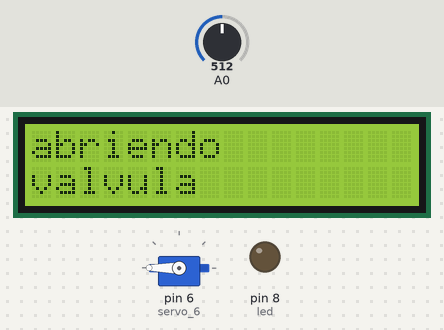
A sketch run on a simulated Arduino Uno, built with avr-gcc and run on an emulated ATmega328P. On the bench: 16×2 character LCD, servo, output pins drawn as LEDs (lit = HIGH). The inputs (shaded band) are chosen by the test bench; at power-on: A0 = 512.

Above: at 1.2 s.
1.3 s: A0 set to 205
3.1 s: A0 set to 174
At 6.4 s:
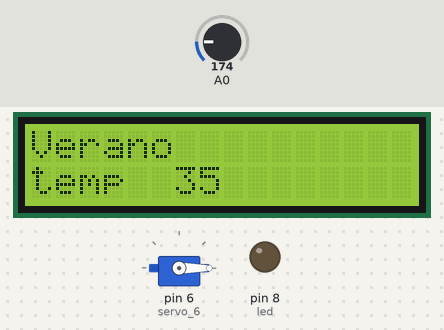
7.2 s: A0 set to 190
At 8.2 s:
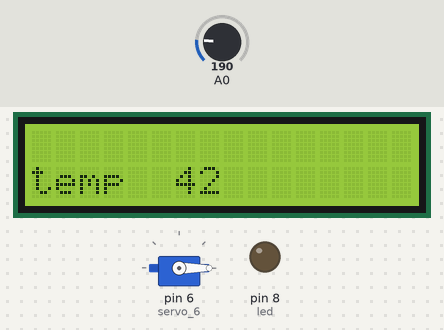
9.4 s: A0 set to 122
At 11.1 s:
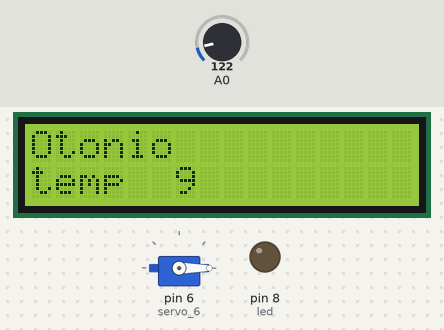
11.4 s: A0 set to 111
At 13.1 s:
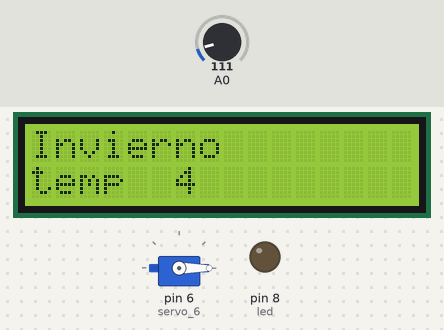
Timing chart, 0 to 14.4 s (numbered marks = the images above; inputs shaded):
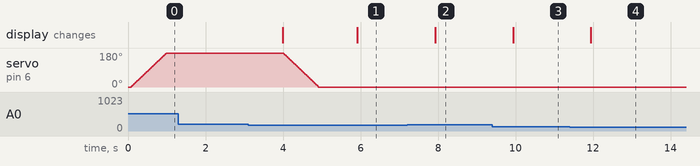

The sketch:

sistema_de_incendio_examen_spd_thiago_fernandez_lado1.ino
```cpp
// C++ code
//
#include <LiquidCrystal.h>
#include <IRremote.h>
#include <Servo.h>


#define led 8
#define led_servo_mov 13
#define sensorIR 9

#define Tecla_1 0xEF10BF00

int temperatura = 0;
int pos = 0;
int rojo = 0;
int verde = 0;
int azul = 0;

LiquidCrystal lcd_1(12, 11, 5, 4, 3, 2);
Servo servo_6;

void setup()
{
  	lcd_1.begin(16, 2);
  	lcd_1.print("Primavera");
    lcd_1.setCursor(0, 1);
  	lcd_1.print("temp");
	pinMode(led, OUTPUT);

    Serial.begin(9600);
    IrReceiver.begin(sensorIR, DISABLE_LED_FEEDBACK);
	servo_6.attach(6, 500, 2500);
  	servo_6.write(pos);
}

void loop(){
    temperatura = analogRead(A0);
    temperatura = map(temperatura,20,358,-40,125);
  	if(temperatura < 43 && digitalRead(led) == LOW){
    	determinar_estacion();
	}
  	control_hacer();
  	incendio();

  	delay(1000);

}
void determinar_estacion(){
  	lcd_1.clear();
    if  (temperatura < 7){
        lcd_1.print("Invierno");
    }else if (temperatura < 15){
      	lcd_1.print("Otonio");
    }else if (temperatura < 26){
       	lcd_1.print("Primavera");
    }else if (temperatura < 42){
        lcd_1.print("Verano");
    }else incendio();
  	lcd_1.setCursor(0, 1);
  	lcd_1.print("temp  ");
    lcd_1.print(temperatura);


}

void control_hacer(){
	if (IrReceiver.decode()){
      	if (IrReceiver.decodedIRData.decodedRawData == Tecla_1 && digitalRead(led) == HIGH){
			digitalWrite(led, LOW);
      	}else if (IrReceiver.decodedIRData.decodedRawData == Tecla_1){
			digitalWrite(led, HIGH);
      	}
		IrReceiver.resume();
	}
}

void incendio(){
    if( (temperatura <= 42 && digitalRead(led) == LOW) && pos > 0 ){
        mensaje_cerrando();
        cerrar_valvula();
    }else if(( temperatura >= 42 || digitalRead(led) == HIGH) && pos == 0 ){
        mensaje_abriendo();
        abrir_valvula();
    }
}


void abrir_valvula(){
  digitalWrite(led_servo_mov, HIGH);
    for (pos = 0; pos <= 180; pos += 1) {
        servo_6.write(pos);
        delay(5);
    }
  digitalWrite(led_servo_mov, HIGH);
}
void mensaje_abriendo() {
  lcd_1.clear();
  lcd_1.print("abriendo");
  lcd_1.setCursor(0, 1);
  lcd_1.print("valvula");

}
void mensaje_incendio(){
  lcd_1.clear();
  lcd_1.print("sistema");
  lcd_1.setCursor(0, 1);
  lcd_1.print("activado");

}

void cerrar_valvula(){
  	digitalWrite(led_servo_mov, HIGH);
    for (pos = 180; pos >= 0; pos -= 1) {
      servo_6.write(pos);
      delay(5);
    }
    digitalWrite(led_servo_mov, HIGH);
}
void mensaje_cerrando(){
  lcd_1.clear();
  lcd_1.print("cerando");
  lcd_1.setCursor(0, 1);
  lcd_1.print("valvula");

}
```

Measured:
- the behaviour switches between 191 and 190 on A0 (found by bisection; images 0 and 1)
- the behaviour switches between 117 and 116 on A0 (found by bisection; images 3 and 4)
- after the input at 1.3 s, every drawn part: stays the same
- after the input at 3.1 s, servo on pin 6 (servo_6): moves from 180° to 0° over 0.89 s, starting after 0.92 s; the display: first changes after 0.90 s (image 1 shows a later state)
- after the input at 7.2 s, the display: changes after 0.73 s (image 2)
- after the input at 9.4 s, the display: changes after 0.54 s (image 3)
- after the input at 11.4 s, the display: changes after 0.55 s (image 4)
